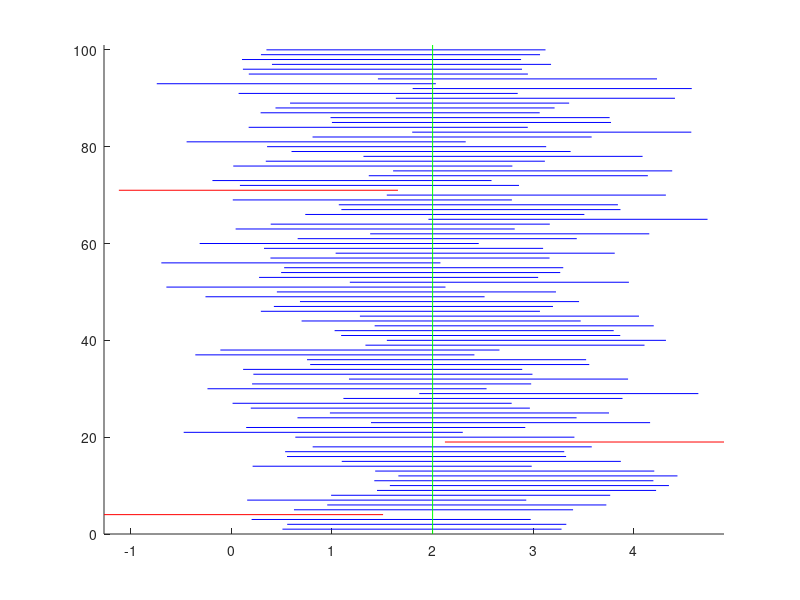

This figure's MATLAB source:

n = 2;
mu = 2;
sigma = 1;
alpha = 0.05;

x = normrnd(mu, sigma, n, 100);

xbar = mean(x);

undre = xbar - norminv(1-alpha/2)*sigma/sqrt(n);
ovre = xbar + norminv(1-alpha/2)*sigma/sqrt(n);

figure(1)
hold on
for k = 1:100
    if ovre(k) < mu
        plot([undre(k) ovre(k)], [k k], 'r')
    elseif undre(k) > mu
        plot([undre(k) ovre(k)], [k k], 'r')
    else
        plot([undre(k) ovre(k)],[k k],'b')
    end
end

b1 = min(xbar - norminv(1 - alpha/2)*sigma/sqrt(n));
b2 = max(xbar + norminv(1 - alpha/2)*sigma/sqrt(n));

axis([b1 b2 0 101])
plot([mu mu],[0 101],'g')
hold off

        
            